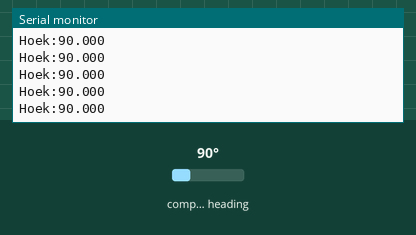
Simulated run of this sketch. Board: Arduino Uno, built with avr-gcc and run on an emulated ATmega328P. On the bench: the last lines printed to the serial monitor. The inputs (shaded band) are chosen by the test bench; at power-on: compass heading 90°.

Above: at 1.2 s.
1.3 s: compass heading set to 7°
At 1.32 s:
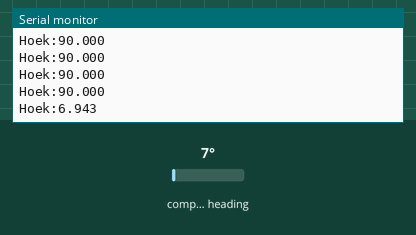
2.8 s: compass heading set to 180°
At 2.83 s:
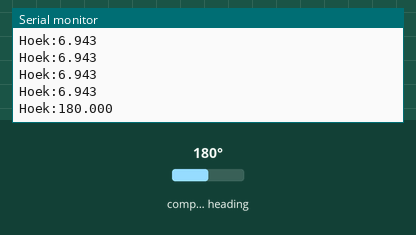
Timing chart, 0 to 5.8 s (numbered marks = the images above; inputs shaded):
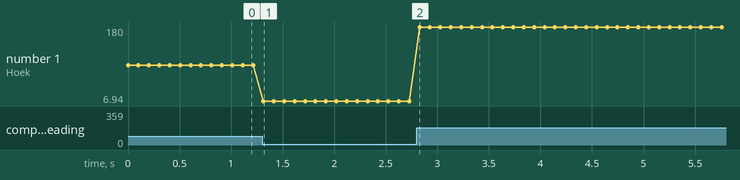

Measured:
- after the input at 1.3 s, the serial monitor: prints a new line at once (image 1)
- after the input at 2.8 s, the serial monitor: prints a new line at once (image 2)
- plotted number 1: 90 → 6.94 after the input at 1.3 s, 6.94 → 180 after the input at 2.8 s

The sketch:

Stap_1_Sensor.ino
```cpp
#include <Wire.h>
#include <AS5600.h>

// Instellingen

const unsigned long meetinterval_ms = 100;

// AS5600-hoeksensor (I2C)
const int sensorSDA = A4;
const int sensorSCL = A5;
const uint8_t sensorAdres = 0x36;

// Sensorobject
AS5600 sensor(&Wire);


void setup() {
  Serial.begin(115200);

  // I2C initialiseren
  // UNO R4 Minima: SDA = A4, SCL = A5
  Wire.begin();

  // Sensor initialiseren
  sensor.begin();
}

void loop() {
  // Hoek uitlezen (12-bit: 0 t/m 4095)
  float hoek_graden = sensor.readAngle() * 360.0 / 4096.0;

  // Hoek naar Serial Monitor of Serial Plotter sturen
  Serial.print("Hoek:");
  Serial.println(hoek_graden, 3);

  delay(meetinterval_ms);
}
```
